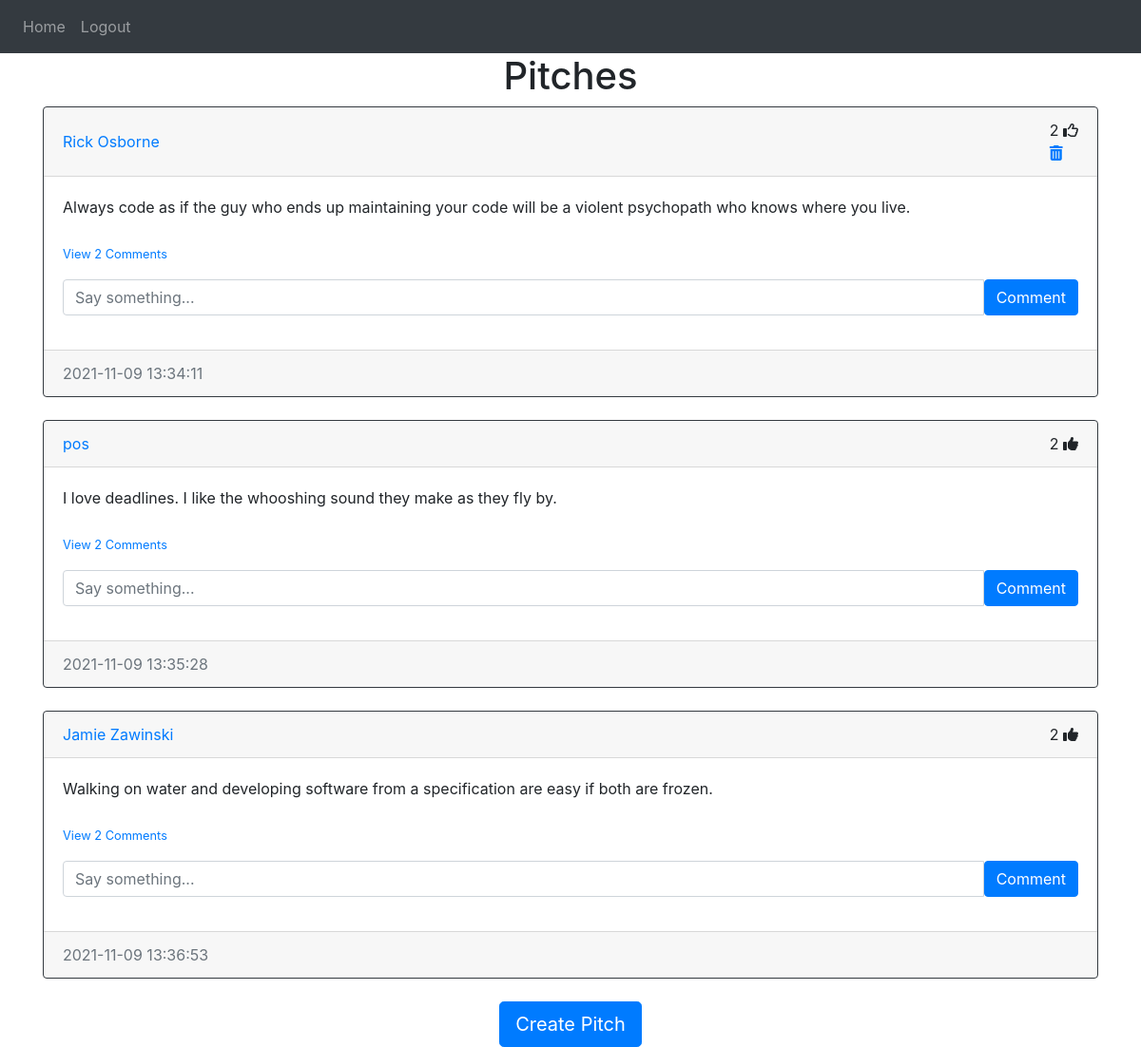
Screenshot of /home (signed in) with the database file from the repository.
### website/models.py (models this page shows)
class Post(db.Model):
    id = db.Column(db.Integer, primary_key=True)
    text = db.Column(db.Text, nullable=False)
    date_created = db.Column(db.DateTime(timezone=True), default=func.now())
    author = db.Column(db.Integer, db.ForeignKey('user.id', ondelete="CASCADE"), nullable=False)
    comments = db.relationship('Comment', backref='post', passive_deletes=True)
    likes = db.relationship('Like', backref='post', passive_deletes=True)

class User(db.Model, UserMixin):
    id = db.Column(db.Integer, primary_key=True)
    email = db.Column(db.String(150), unique=True)
    username = db.Column(db.String(150), unique=True)
    password = db.Column(db.String(150))
    date_created = db.Column(db.DateTime(timezone=True), default=func.now())
    posts = db.relationship('Post', backref='user', passive_deletes=True)
    comments = db.relationship('Comment', backref='user', passive_deletes=True)
    likes = db.relationship('Like', backref='user', passive_deletes=True)

### website/views.py (the view)
@views.route('/')
@views.route('/home')
@login_required
def home():
    posts = Post.query.all()
    return render_template('home.html', user=current_user, posts=posts)

### website/__init__.py (called while the page is built)
def create_app():
    app = Flask(__name__)
    app.config['SECRET_KEY'] = 'eowqiepowqipeoeoqwpeoiwpqoei'
    app.config['SQLALCHEMY_DATABASE_URI'] = f'sqlite:///{DB_NAME}'
    db.init_app(app)
    from .views import views
    from .auth import auth
    app.register_blueprint(views, url_prefix='/')
    app.register_blueprint(auth, url_prefix='/')
    from .models import User, Post,Comment,Like
    login_manager =LoginManager()
    login_manager.login_view = 'auth.login'
    login_manager.init_app(app)
    @login_manager.user_loader
    def load_user(id):
        return User.query.get(int(id))
    create_database(app)
    return app

### website/templates/home.html (shortened to what this page needs)
{% extends 'pitch_div.html' %}

### website/templates/pitch_div.html (shortened to what this page needs)
{% extends 'base.html' %}
{% block content %}
<h1 align="center"> {% block header %}Pitches{% endblock %}</h1>
<div id="posts">
  {% for post in posts %}
  <div class="card border-dark">
    <div class="card-header d-flex justify-content-between align-items-center">
      <a href="/pitches/{{post.user.username}}">{{post.user.username}}</a>
     <div>
         <span id="likes-count-{{post.id}}">{{ post.likes|length }} </span>
         {% if user.id in post.likes|map(attribute="author") |list %}
        <i class="fas fa-thumbs-up" id="like-button-{{post.id}}" onclick="like({{post.id}})"></i>
        {% else %}
        <i class="far fa-thumbs-up" id="like-button-{{post.id}}" onclick="like({{post.id}})"></i>
        {% endif %}
        {% if user.id == post.author %}
      <div >
        <a href="/delete-pitch/{{post.id}}"><i class="fas fa-trash-alt"></i></a>
      </div>
      {% endif %}
    </div>
    </div>
    <div class="card-body">
      <div class="card-text">{{post.text}}</div>
      <br>
      <p class="card-text">
      {% if post.comments|length > 0 %}
      <a href="#comments-{{post.id}}" data-toggle="collapse" role="button">
        <small>View {{post.comments|length}} Comments </small>
      </a>
      {% else %}
      <small class="text-muted">Please give some feedback</small>
      {% endif %}
      </p>
      <form action="/create-comment/{{post.id}}" method="POST" class="input-group mb-3">
          <input type="text" id="text" name="text" class="form-control" placeholder="Say something...">
          <button type="submit" class="btn btn-primary">Comment</button>
      </form>
    </div>
    <div class="card-footer text-muted">{{post.date_created}}</div>
  </div>
  <br>
  {% endfor %}
</div>
{% block footer %}
  <div align="center">
    <a href="/create-pitch">
      <button class="btn btn-lg btn-primary">Create Pitch</button>
    </a>
  </div>
{% endblock %}
{% endblock %}

### rows the page displays
Post: user.username "Rick Osborne", likes|length "2", text "Always code as if the guy who ends up maintaining your code will be a violent psychopath who knows where you live.", comments|length "2", date_created "2021-11-09 13:34:11"
Post: user.username "pos", likes|length "2", text "I love deadlines. I like the whooshing sound they make as they fly by.", comments|length "2", date_created "2021-11-09 13:35:28"
Post: user.username "Jamie Zawinski", likes|length "2", text "Walking on water and developing software from a specification are easy if both are frozen.", comments|length "2", date_created "2021-11-09 13:36:53"
